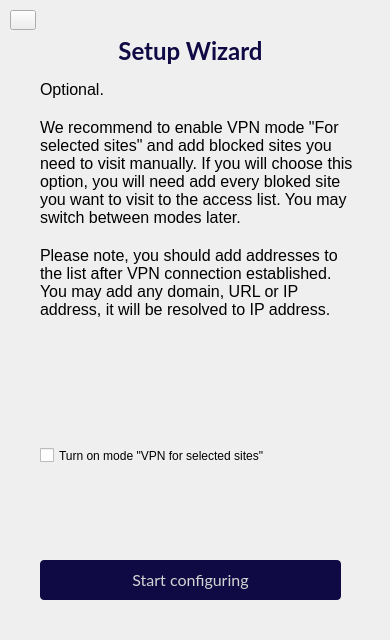
     <widget class="QWidget" name="page_setup_wizard_vpn_mode">
      <widget class="QWidget" name="widget_7" native="true">
       <property name="geometry">
        <rect>
         <x>10</x>
         <y>70</y>
         <width>361</width>
         <height>561</height>
        </rect>
       </property>
       <property name="styleSheet">
        <string notr="true">QLabel {
	font-size: 16px;
}</string>
       </property>
       <widget class="QLabel" name="label_62">
        <property name="geometry">
         <rect>
          <x>30</x>
          <y>10</y>
          <width>321</width>
          <height>341</height>
         </rect>
        </property>
        <property name="text">
         <string>Optional.

We recommend to enable VPN mode &quot;For selected sites&quot; and add blocked sites you need to visit manually. If you will choose this option, you will need add every bloked site you want to visit to the access list. You may switch between modes later.

Please note, you should add addresses to the list after VPN connection established. You may add any domain, URL or IP address, it will be resolved to IP address.</string>
        </property>
        <property name="alignment">
         <set>Qt::AlignLeading|Qt::AlignLeft|Qt::AlignTop</set>
        </property>
        <property name="wordWrap">
         <bool>true</bool>
        </property>
        <property name="textInteractionFlags">
         <set>Qt::LinksAccessibleByMouse|Qt::TextSelectableByMouse</set>
        </property>
       </widget>
       <widget class="QPushButton" name="pushButton_setup_wizard_vpn_mode_finish">
        <property name="geometry">
         <rect>
          <x>30</x>
          <y>490</y>
          <width>301</width>
          <height>40</height>
         </rect>
        </property>
        <property name="cursor">
         <cursorShape>PointingHandCursor</cursorShape>
        </property>
        <property name="styleSheet">
         <string notr="true">QPushButton {
color:rgb(212, 212, 212);
border-radius: 4px;

font-family: Lato;
font-style: normal;
font-weight: normal;
font-size: 16px;
line-height: 21px;

background: #100A44;
border-radius: 4px;
}
QPushButton:hover {
background: #211966;
}</string>
        </property>
        <property name="text">
         <string>Start configuring</string>
        </property>
       </widget>
       <widget class="QCheckBox" name="checkBox_setup_wizard_vpn_mode">
        <property name="geometry">
         <rect>
          <x>30</x>
          <y>350</y>
          <width>301</width>
          <height>71</height>
         </rect>
        </property>
        <property name="text">
         <string>Turn on mode &quot;VPN for selected sites&quot;</string>
        </property>
       </widget>
      </widget>
      <widget class="QPushButton" name="pushButton_back_from_setup_wizard_vpn_mode">
       <property name="geometry">
        <rect>
         <x>10</x>
         <y>10</y>
         <width>26</width>
         <height>20</height>
        </rect>
       </property>
       <property name="cursor">
        <cursorShape>PointingHandCursor</cursorShape>
       </property>
       <property name="styleSheet">
        <string notr="true">QPushButton {
	image: url(:/images/arrow_right.png);
	image-position: left;
	text-align: left;
    /*font: 17pt &quot;Ancient&quot;;*/

	padding: 1px;
	image: url(:/images/arrow_left.png);
}
QPushButton:hover {
	padding: 0px;
}

</string>
       </property>
       <property name="text">
        <string/>
       </property>
      </widget>
      <widget class="QLabel" name="label_65">
       <property name="geometry">
        <rect>
         <x>0</x>
         <y>35</y>
         <width>381</width>
         <height>31</height>
        </rect>
       </property>
       <property name="styleSheet">
        <string notr="true">QLabel {
font-family: Lato;
font-style: normal;
font-weight: bold;
font-size: 24px;
color: #100A44;
}
</string>
       </property>
       <property name="text">
        <string>Setup Wizard</string>
       </property>
       <property name="alignment">
        <set>Qt::AlignCenter</set>
       </property>
       <property name="wordWrap">
        <bool>true</bool>
       </property>
      </widget>
     </widget>
